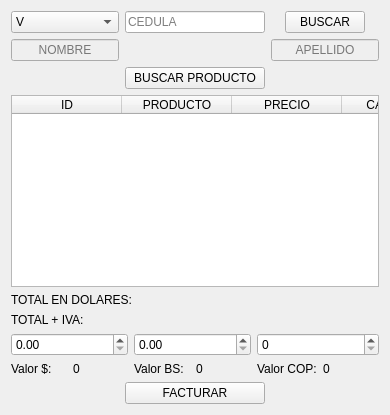
         <widget class="QWidget" name="widget_facturar">
          <layout class="QVBoxLayout" name="verticalLayout_15">
           <item>
            <layout class="QGridLayout" name="gridLayout_5">
             <item row="0" column="2" alignment="Qt::AlignmentFlag::AlignHCenter|Qt::AlignmentFlag::AlignBottom">
              <widget class="QPushButton" name="boton_buscar_cliente_facturar">
               <property name="styleSheet">
                <string notr="true">min-width: 6em;</string>
               </property>
               <property name="text">
                <string>BUSCAR</string>
               </property>
              </widget>
             </item>
             <item row="4" column="0" colspan="2">
              <widget class="QLabel" name="label_total">
               <property name="text">
                <string>TOTAL EN DOLARES:</string>
               </property>
              </widget>
             </item>
             <item row="2" column="1">
              <widget class="QPushButton" name="boton_buscar_producto_facturar">
               <property name="minimumSize">
                <size>
                 <width>140</width>
                 <height>0</height>
                </size>
               </property>
               <property name="cursor">
                <cursorShape>PointingHandCursor</cursorShape>
               </property>
               <property name="text">
                <string>BUSCAR PRODUCTO</string>
               </property>
              </widget>
             </item>
             <item row="0" column="1">
              <widget class="QLineEdit" name="line_cedula_facturar">
               <property name="placeholderText">
                <string>CEDULA</string>
               </property>
              </widget>
             </item>
             <item row="3" column="0" colspan="3">
              <widget class="QTableWidget" name="table_productos_facturar">
               <property name="enabled">
                <bool>true</bool>
               </property>
               <property name="horizontalScrollBarPolicy">
                <enum>Qt::ScrollBarPolicy::ScrollBarAlwaysOff</enum>
               </property>
               <property name="editTriggers">
                <set>QAbstractItemView::EditTrigger::NoEditTriggers</set>
               </property>
               <attribute name="horizontalHeaderCascadingSectionResizes">
                <bool>false</bool>
               </attribute>
               <attribute name="horizontalHeaderDefaultSectionSize">
                <number>110</number>
               </attribute>
               <attribute name="horizontalHeaderStretchLastSection">
                <bool>true</bool>
               </attribute>
               <attribute name="verticalHeaderVisible">
                <bool>false</bool>
               </attribute>
               <column>
                <property name="text">
                 <string>ID</string>
                </property>
               </column>
               <column>
                <property name="text">
                 <string>PRODUCTO</string>
                </property>
               </column>
               <column>
                <property name="text">
                 <string>PRECIO</string>
                </property>
               </column>
               <column>
                <property name="text">
                 <string>CANTIDAD</string>
                </property>
               </column>
               <column>
                <property name="text">
                 <string>SUBTOTAL</string>
                </property>
               </column>
              </widget>
             </item>
             <item row="1" column="0">
              <widget class="QLineEdit" name="line_nombre_facturar">
               <property name="enabled">
                <bool>false</bool>
               </property>
               <property name="text">
                <string/>
               </property>
               <property name="alignment">
                <set>Qt::AlignmentFlag::AlignCenter</set>
               </property>
               <property name="placeholderText">
                <string>NOMBRE</string>
               </property>
              </widget>
             </item>
             <item row="8" column="1">
              <widget class="QPushButton" name="boton_facturar">
               <property name="minimumSize">
                <size>
                 <width>140</width>
                 <height>0</height>
                </size>
               </property>
               <property name="cursor">
                <cursorShape>PointingHandCursor</cursorShape>
               </property>
               <property name="text">
                <string>FACTURAR</string>
               </property>
              </widget>
             </item>
             <item row="7" column="0" colspan="3">
              <layout class="QGridLayout" name="gridLayout_6">
               <item row="1" column="4">
                <widget class="QLabel" name="label_cop_facturar">
                 <property name="text">
                  <string>Valor COP:</string>
                 </property>
                </widget>
               </item>
               <item row="1" column="1">
                <widget class="QLabel" name="label_dolar">
                 <property name="cursor">
                  <cursorShape>PointingHandCursor</cursorShape>
                 </property>
                 <property name="text">
                  <string>0</string>
                 </property>
                </widget>
               </item>
               <item row="1" column="0">
                <widget class="QLabel" name="label_dolar_facturar">
                 <property name="text">
                  <string>Valor $:</string>
                 </property>
                </widget>
               </item>
               <item row="1" column="2">
                <widget class="QLabel" name="label_bs_facturar">
                 <property name="text">
                  <string>Valor BS:</string>
                 </property>
                </widget>
               </item>
               <item row="0" column="0" colspan="2">
                <widget class="QDoubleSpinBox" name="double_dolares_facturar">
                 <property name="maximum">
                  <double>999999999.990000009536743</double>
                 </property>
                </widget>
               </item>
               <item row="1" column="3">
                <widget class="QLabel" name="label_bs">
                 <property name="cursor">
                  <cursorShape>PointingHandCursor</cursorShape>
                 </property>
                 <property name="text">
                  <string>0</string>
                 </property>
                </widget>
               </item>
               <item row="1" column="5">
                <widget class="QLabel" name="label_cop">
                 <property name="cursor">
                  <cursorShape>PointingHandCursor</cursorShape>
                 </property>
                 <property name="text">
                  <string>0</string>
                 </property>
                </widget>
               </item>
               <item row="0" column="2" colspan="2">
                <widget class="QDoubleSpinBox" name="double_bs_facturar">
                 <property name="maximum">
                  <double>999999999.990000009536743</double>
                 </property>
                </widget>
               </item>
               <item row="0" column="4" colspan="2">
                <widget class="QSpinBox" name="spin_cop_facturar">
                 <property name="minimum">
                  <number>0</number>
                 </property>
                 <property name="maximum">
                  <number>999999999</number>
                 </property>
                 <property name="singleStep">
                  <number>1000</number>
                 </property>
                 <property name="displayIntegerBase">
                  <number>10</number>
                 </property>
                </widget>
               </item>
              </layout>
             </item>
             <item row="1" column="2">
              <widget class="QLineEdit" name="line_apellido_facturar">
               <property name="enabled">
                <bool>false</bool>
               </property>
               <property name="text">
                <string/>
               </property>
               <property name="alignment">
                <set>Qt::AlignmentFlag::AlignCenter</set>
               </property>
               <property name="placeholderText">
                <string>APELLIDO</string>
               </property>
              </widget>
             </item>
             <item row="0" column="0">
              <widget class="QComboBox" name="combo_nacionalidad_facturar">
               <item>
                <property name="text">
                 <string>V</string>
                </property>
               </item>
               <item>
                <property name="text">
                 <string>E</string>
                </property>
               </item>
              </widget>
             </item>
             <item row="5" column="0">
              <widget class="QLabel" name="label_total_iva">
               <property name="text">
                <string>TOTAL + IVA:</string>
               </property>
              </widget>
             </item>
            </layout>
           </item>
          </layout>
         </widget>
